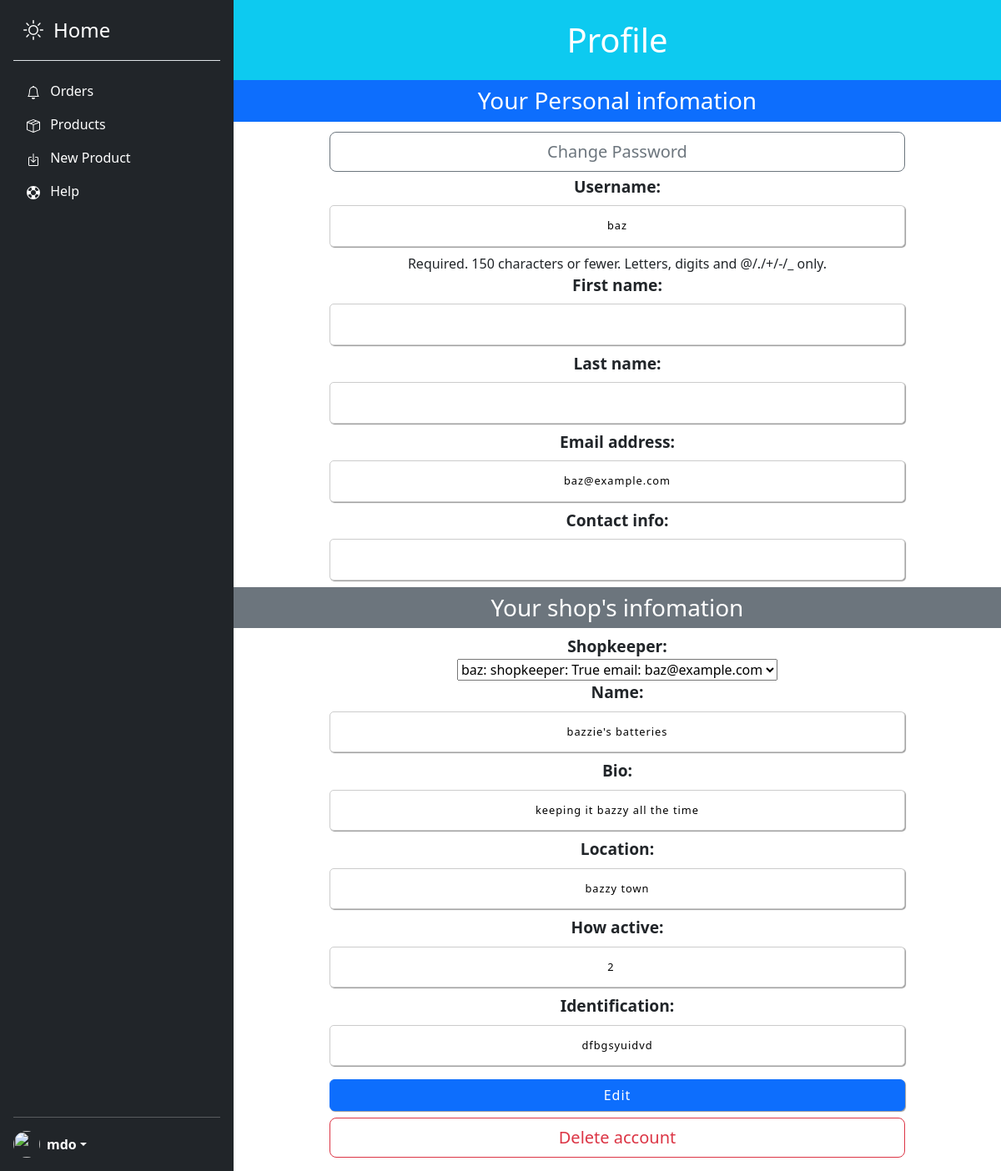
/sellerProfile (signed in), run on the app's committed database.
### mySolarApp/models.py (models this page shows)
class User(AbstractUser):
    beSellerFormSubmitted = models.BooleanField(default=False)
    contact_info = models.CharField(max_length=15, blank=True)
    is_shopkeeper = models.BooleanField(default=False)
    def __str__(self):
        return f'{self.username}: shopkeeper: {self.is_shopkeeper} email: {self.email}'

class Profile(models.Model):
    shopkeeper = models.OneToOneField(
        User, on_delete=models.CASCADE, related_name="user_profile")
    name = models.CharField(max_length=64)
    bio = models.CharField(max_length=1000)
    location = models.CharField(max_length=128)
    how_active = models.IntegerField()
    identification = models.CharField(max_length=13)

### mySolarApp/views.py (the view, shortened to what this page needs)
# urls.py: path("sellerProfile", sellerProfile, name="sellerProfile"),
@login_required
def sellerProfile(request):
    if request.method == "GET":
        if request.user.is_shopkeeper:
            shopkeeperObject = Profile.objects.get(
                shopkeeper=request.user)
            shopkeeperForm = sellerProfileForm(instance=shopkeeperObject)
            userObject = User.objects.get(pk=request.user.pk)
            userForm = userProfileForm(instance=userObject)
            context = {
                "userForm": userForm,
                "shopkeeperForm": shopkeeperForm
            }
            return render(request, "mySolar/userProfile.html", context)
        else:
            return render(request, "mySolar/fail.html", {"message": "You are not authorized to be on this page."})

### mySolarApp/forms.py
class userProfileForm(forms.ModelForm):
    class Meta:
        model = User
        exclude = (
            "is_active", "beSellerFormSubmitted", "groups",
            "password", "user_permissions", "is_staff",
            "is_superuser", "last_login", "date_joined",
            "is_shopkeeper"
        )

class sellerProfileForm(forms.ModelForm):
    class Meta:
        model = Profile
        fields = "__all__"

### mySolarApp/templates/mySolar/userProfile.html
{% extends 'mySolar/dashLayout.html' %}
{% block body %}
<div class="text-center w-100 mb-3">
    <h1 class="bg-info w-100 text-white mb-0 p-4">Profile</h1>
    <h3 class="text-white bg-primary mt-0 p-2">Your Personal infomation</h3>
    <a href="{% url 'password_change' %}" class="my-1 btn btn-outline-secondary btn-lg w-75">Change Password</a>
    <form action="{% url 'sellerProfile' %}" method="post">
        {{userForm}}
        {% if shopkeeperForm %}
        <h3 class="text-white bg-secondary p-2">Your shop's infomation</h3>
        {{shopkeeperForm}}
        {% endif %}
        <input type="submit" value="Edit" class="btn btn-primary">
    </form>
    <a role="button" class="btn btn-outline-danger btn-lg w-75" href="{% url 'areYouSure' %}">Delete
        account</a>
</div>
{% endblock %}

### mySolarApp/static/mySolar/index.css (style rules this page uses)
* { box-sizing: border-box; }
input, textarea { font-size: .8rem; letter-spacing: 1px; padding: 14px; max-width: 100%; line-height: 1.5; border-radius: 5px; border: 1px solid #ccc; box-shadow: 1px 1px 1px #999; margin: 8px; width: 75%; text-align: center; }
label { font-size: 1.2rem; display: block; font-weight: bold; }
form { text-align: center; margin: auto auto; }

### data on the page
User: username "baz", email "baz@example.com"
Profile: shopkeeper "baz: shopkeeper: True email: baz@example.com", name "bazzie's batteries", bio "keeping it bazzy all the time", location "bazzy town", how_active "2", identification "dfbgsyuidvd"
